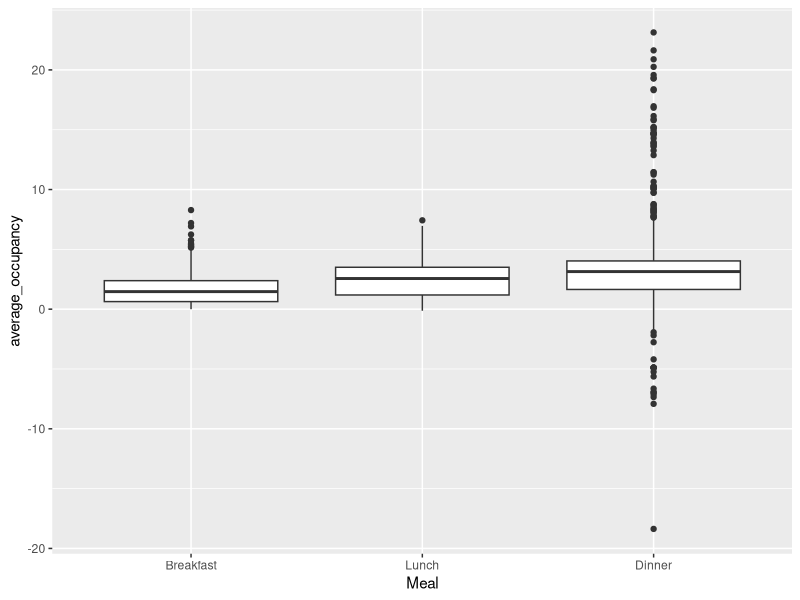
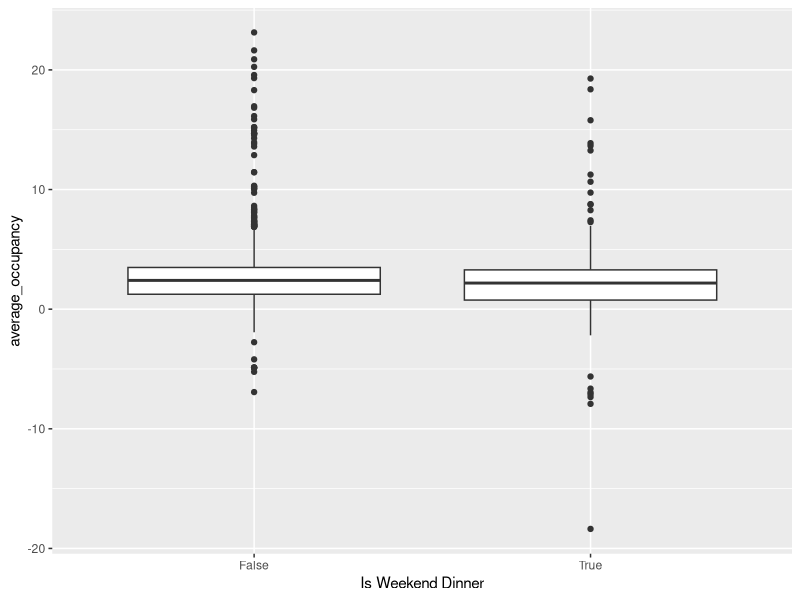
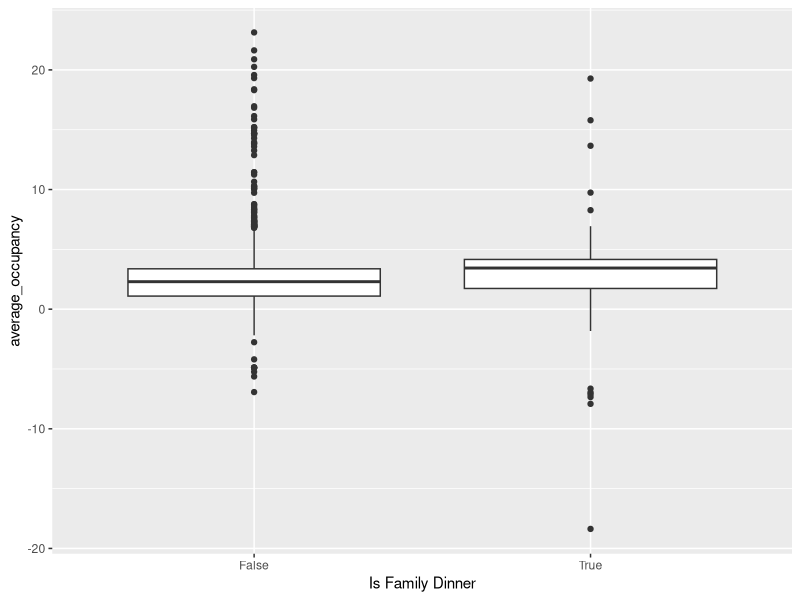

Source code (R) for these figures, in order:
library(tidyverse)

d <- read.csv("combined.csv")
head(d)

#Comparing occupancy of meals
ggplot(d, aes(x=factor(name, levels=c("Breakfast", "Lunch", "Dinner")), y=average_occupancy)) +
  geom_boxplot() +
  xlab("Meal")

d_formatted <- d %>%
  select(average_occupancy, is_family_dinner, is_weekend) %>%
  mutate(
    is_family_dinner = ifelse(is_family_dinner==1,"True","False"),
    is_weekend = ifelse(is_weekend==1,"True","False")
  )

#Comparing occupancy of weekend dinners
ggplot(d_formatted, aes(x=factor(is_weekend, levels=c("False","True")), y=average_occupancy)) +
  geom_boxplot() +
  xlab("Is Weekend Dinner")

#Comparing occupancy of family dinner
ggplot(d_formatted, aes(x=factor(is_family_dinner, levels=c("False","True")), y=average_occupancy)) +
  geom_boxplot() +
  xlab("Is Family Dinner")

#Analyzing impact of various factors on the occupancy
cor(d$average_occupancy, d[c('date_int','is_weekend','is_family_dinner','PRCP','TMAX','TMIN')], use="complete.obs")

m1 = lm(average_occupancy ~ date_int + is_weekend + is_family_dinner + PRCP + TMAX + TMIN, data=d)
summary(m1)

m2 = lm(average_occupancy ~ date_int + TMIN, data=d)
summary(m2)

m3 = lm(average_occupancy ~ name + date_int + is_weekend + is_family_dinner + PRCP + TMAX + TMIN, data=d)
summary(m3)